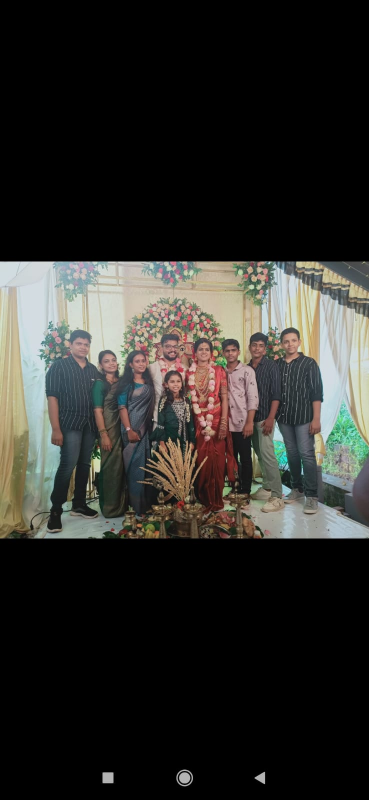
#> input picture trial.jpg, 738 x 1600 px (shown at 1/2 size)
$ python face_recog.py
#> lines starting #> are read from the running program, lines starting #| are printed output that depends on the picture
import cv2
face_cascade=cv2.CascadeClassifier("haarcascade_frontalface_default.xml")
img=cv2.imread("trial.jpg")
#> img is the input picture: shape (1600, 738, 3); mean B, G, R 40.8, 44.4, 45.3
grey_img=cv2.cvtColor(img,cv2.COLOR_BGR2GRAY)
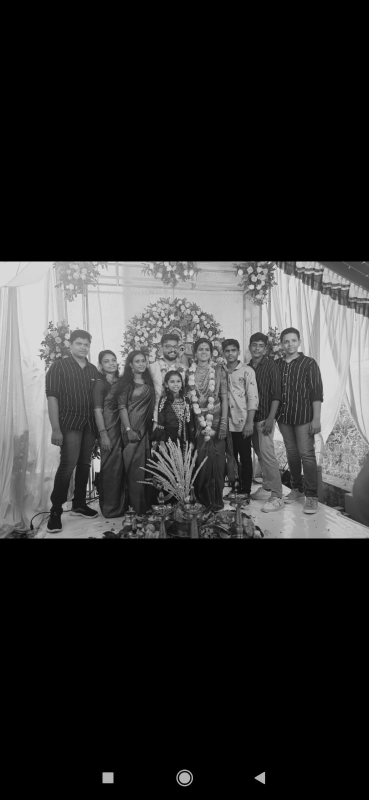
#> grey_img: shape (1600, 738) (shown at 1/2 size); min 0, max 238, mean 44.2
faces=face_cascade.detectMultiScale( grey_img,scaleFactor=1.032,minNeighbors=5)
#> faces = [[445, 689, 34, 34], [335, 751, 33, 33], [391, 686, 35, 35], [497, 676, 37, 37], [261, 709, 36, 36], [404, 746, 32, 32], [560, 665, 46, 46], [203, 708, 37, 37], [145, 673, 41, 41], [325, 679, 38, 38], [341, 796, 33, 33]]
for x,y,w,h in faces:
    img=cv2.rectangle(img,(x,y),(x+w,y+h),(0,255,0),1)
#> this loop made 11 passes
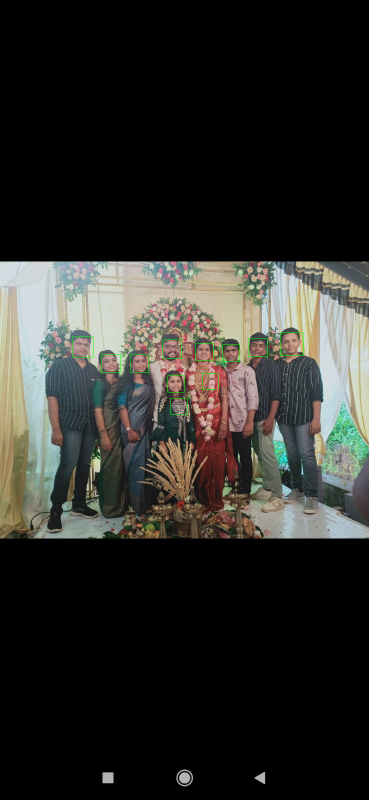
#> img: shape (1600, 738, 3) (shown at 1/2 size); mean B, G, R 40.7, 44.6, 45.1
re=cv2.resize(img,(int(img.shape[1]),int(img.shape[0])))
cv2.imshow("image",re)
cv2.waitKey(0)
cv2.destroyAllWindows()
